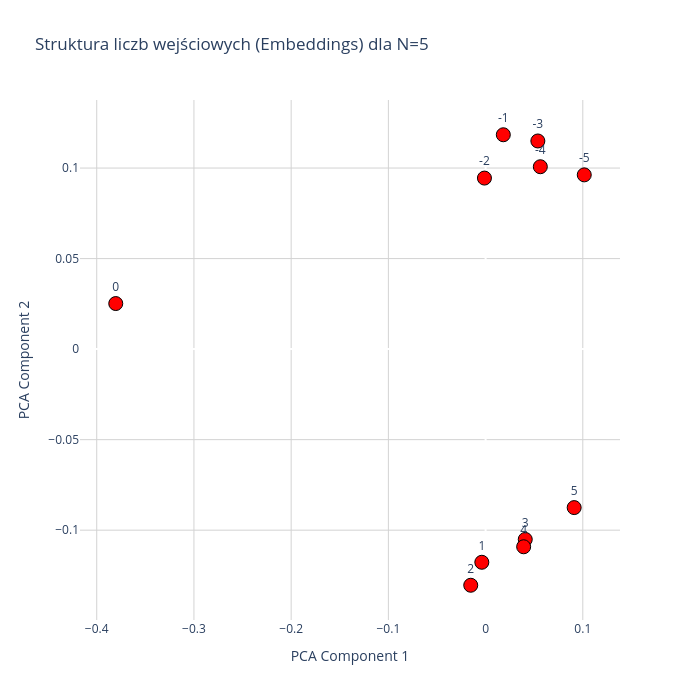

Notebook cell for this chart:
### Code cell
model, N = GetModelFromConfig("")

model_path = r"checkpoint_epoch_10000.pt"

checkpoint = torch.load(model_path, map_location="cpu")

model_weights = checkpoint["model_state_dict"]
model.load_state_dict(model_weights)

plot_input_only_plotly(model, N=N)

### Figure 1 — Plotly figure (JSON) as saved in the notebook; plotly's stock layout.template omitted (floating-point values rounded to 4 significant figures)
{"data": [{"hoverinfo": "text", "hovertext": ["Wartość wejściowa: -5<br>Index w embed: 45", "Wartość wejściowa: -4<br>Index w embed: 46", "Wartość wejściowa: -3<br>Index w embed: 47", "Wartość wejściowa: -2<br>Index w embed: 48", "Wartość wejściowa: -1<br>Index w embed: 49", "Wartość wejściowa: 0<br>Index w embed: 50", "Wartość wejściowa: 1<br>Index w embed: 51", "Wartość wejściowa: 2<br>Index w embed: 52", "Wartość wejściowa: 3<br>Index w embed: 53", "Wartość wejściowa: 4<br>Index w embed: 54", "Wartość wejściowa: 5<br>Index w embed: 55"], "marker": {"color": "red", "line": {"color": "black", "width": 1}, "size": 14}, "mode": "markers+text", "text": ["-5", "-4", "-3", "-2", "-1", "0", "1", "2", "3", "4", "5"], "textposition": "top center", "type": "scatter", "x": [0.1015, 0.0563, 0.05375, -0.001195, 0.01822, -0.3804, -0.003883, -0.01528, 0.04079, 0.03914, 0.09111], "y": [0.09624, 0.1007, 0.115, 0.09446, 0.1184, 0.02517, -0.1177, -0.1304, -0.1051, -0.1092, -0.08753]}], "layout": {"height": 700, "plot_bgcolor": "white", "title": {"text": "Struktura liczb wejściowych (Embeddings) dla N=5"}, "width": 700, "xaxis": {"gridcolor": "lightgray", "showgrid": true, "title": {"text": "PCA Component 1"}}, "yaxis": {"gridcolor": "lightgray", "showgrid": true, "title": {"text": "PCA Component 2"}}}}
